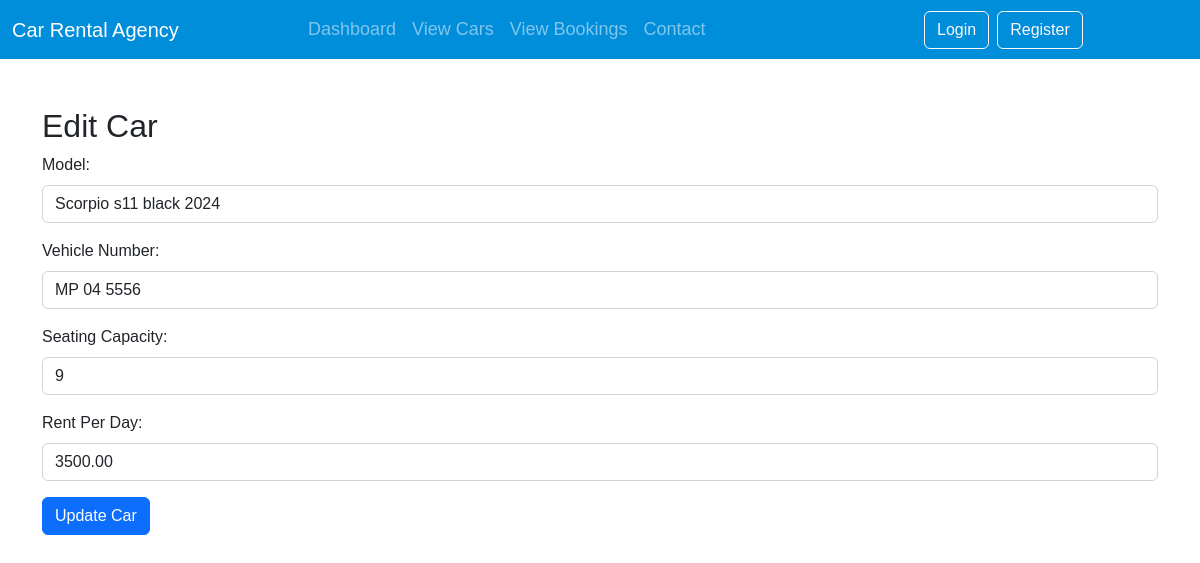
/edit_car.php?id=3, run on the app's committed database.
### tables this page shows
CREATE TABLE `cars` (
  `car_id` int(11) NOT NULL,
  `agency_id` int(11) DEFAULT NULL,
  `model` varchar(100) NOT NULL,
  `vehicle_number` varchar(20) NOT NULL,
  `seating_capacity` int(11) NOT NULL,
  `rent_per_day` decimal(10,2) NOT NULL
);

### edit_car.php (the view, shortened to what this page needs)
<!DOCTYPE html>
<html lang="en">
<head>
    <link rel="stylesheet" href="style.css">
    <link rel="stylesheet" href="https://stackpath.bootstrapcdn.com/bootstrap/4.5.2/css/bootstrap.min.css">
</head>
<body class="d-flex flex-column">
    <?php include 'agency_navbar.php' ?>
</body>
</html>
<?php
include 'db_connect.php';
if ($_SERVER["REQUEST_METHOD"] == "GET" && isset($_GET['id'])) {
    $car_id = $_GET['id'];
    $stmt = $conn->prepare("SELECT * FROM Cars WHERE car_id = ?");
    $stmt->bind_param("i", $car_id);
    $stmt->execute();
    $stmt->bind_result($car_id, $agency_id, $model, $vehicle_number, $seating_capacity, $rent_per_day);
    if ($stmt->fetch()) {
        $car_details = array(
            'car_id' => $car_id,
            'agency_id' => $agency_id,
            'model' => $model,
            'vehicle_number' => $vehicle_number,
            'seating_capacity' => $seating_capacity,
            'rent_per_day' => $rent_per_day
        );
        echo "<div class='container mt-5'>";
        echo "<h2>Edit Car</h2>";
        echo "<form method='POST' action='edit_car.php?id=" . $car_id . "'>";
        echo "<div class='form-group'>";
        echo "<label for='model'>Model:</label>";
        echo "<input type='text' class='form-control' id='model' name='model' value='" . $car_details['model'] . "'>";
        echo "</div>";
        echo "<div class='form-group'>";
        echo "<label for='vehicle_number'>Vehicle Number:</label>";
        echo "<input type='text' class='form-control' id='vehicle_number' name='vehicle_number' value='" . $car_details['vehicle_number'] . "'>";
        echo "</div>";
        echo "<div class='form-group'>";
        echo "<label for='seating_capacity'>Seating Capacity:</label>";
        echo "<input type='number' class='form-control' id='seating_capacity' name='seating_capacity' value='" . $car_details['seating_capacity'] . "'>";
        echo "</div>";
        echo "<div class='form-group'>";
        echo "<label for='rent_per_day'>Rent Per Day:</label>";
        echo "<input type='number' class='form-control' id='rent_per_day' name='rent_per_day' value='" . $car_details['rent_per_day'] . "'>";
        echo "</div>";
        echo "<button type='submit' class='btn btn-primary' name='submit'>Update Car</button>";
        echo "</form>";
        echo "</div>";
    } else {
        echo "Car not found.";
    }
}
?>

### style.css (style rules this page uses)
* { font-family: sans-serif; }

### data on the page
cars: model "Scorpio s11 black 2024", vehicle_number "MP 04 5556", seating_capacity "9", rent_per_day "3500.00"
